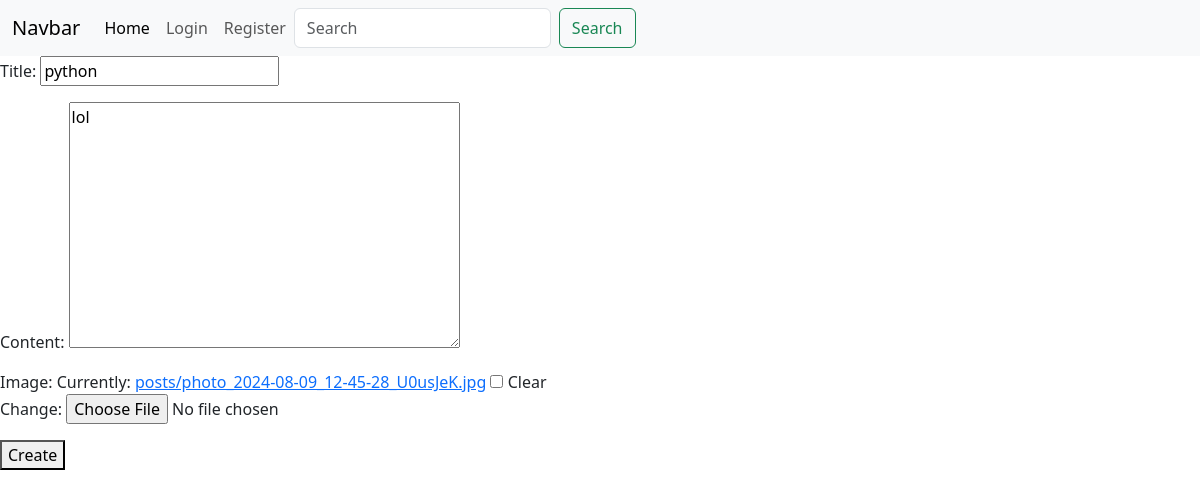
/api/v1/posts/posts/10/update/, run on an earlier commit of the app's database.
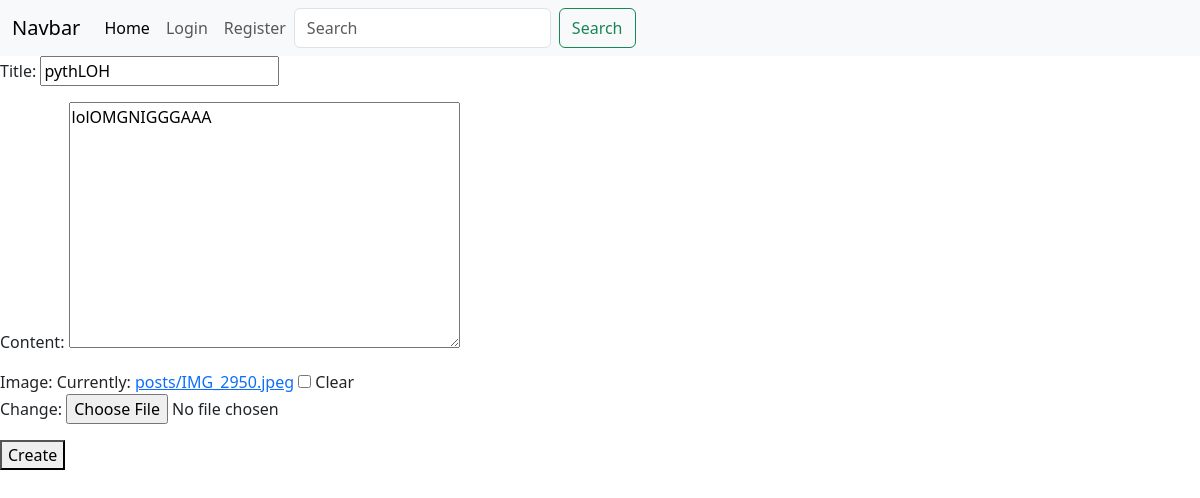
And on a later commit of the database.
### posts/models.py (models this page shows, shortened)
class Post(models.Model):
    author = models.ForeignKey(User, on_delete=models.CASCADE, related_name='posts', null=True)
    image = models.ImageField(blank=True, null=True, upload_to='posts')
    title = models.CharField(max_length=200)
    content = models.TextField(null=True, blank=True)
    rate = models.IntegerField(default=0)
    created_at = models.DateTimeField(auto_now_add=True, null=True, blank=True)
    updated_at = models.DateTimeField(auto_now=True, null=True, blank=True)
    category = models.ForeignKey(
        Category, on_delete=models.CASCADE, null=True, blank=True, related_name='posts'
    )
    tag = models.ManyToManyField(Tag, related_name='posts', null=True, blank=True)

### posts/views.py (the view, shortened to what this page needs)
# urls.py: path('posts/<int:post_id>/update/', post_update_view, name='post_update'),
def post_update_view(request, post_id):
    post = Post.objects.get(id=post_id)
    if request.method == 'GET':
        form = PostForm2(instance=post)
        return render(request, 'post/post_update.html', context={'form': form})

### posts/forms.py (shortened to what this page needs)
class PostForm2(forms.ModelForm):
    class Meta:
        model = Post
        fields = ['title', 'content', 'image']

### templates/post/post_update.html (shortened to what this page needs)
{%extends 'base.html'%}
{%block content%}
<form action="" method="post" enctype="multipart/form-data">
    {{form.as_p}}
    <button type="submit">Create</button>
</form>
{%endblock%}

### templates/base.html (shortened to what this page needs)
<!DOCTYPE html>
<html lang="en">
<head>
    <link rel="stylesheet" href="https://cdn.jsdelivr.net/npm/bootstrap@5.3.3/dist/css/bootstrap.min.css">
    <nav class="navbar navbar-expand-lg bg-body-tertiary">
  <div class="container-fluid">
    <a class="navbar-brand" href="#">Navbar</a>
    <div class="collapse navbar-collapse" id="navbarSupportedContent">
      <ul class="navbar-nav me-auto mb-2 mb-lg-0">
        <li class="nav-item">
          <a class="nav-link active" aria-current="page" href="/">Home</a>
        </li>
        {% if request.user.is_authenticated%}
        <li class="nav-item">
          <a class="nav-link" href="/api/v1/parsing/films/">Films</a>
        </li>
        <li class="nav-item">
          <a class="nav-link" href="/api/v1/posts/posts/">Posts</a>
        </li>
        <li class="nav-item">
          <a class="nav-link" href="/api/v1/posts/posts/create/">Create Post</a>
        </li>
        <li class="nav-item">
          <a class="nav-link" href="/api/v1/user/profile/">Profile</a>
        </li>
        <li class="nav-item">
          <a class="nav-link" href="/api/v1/user/logout/">Logout</a>
        </li>
        {%else%}
        <li class="nav-item">
          <a class="nav-link" href="/api/v1/user/login/">Login</a>
        </li>
        <li class="nav-item">
          <a class="nav-link" href="/api/v1/user/register/">Register</a>
        </li>
        {%endif%}
      <form class="d-flex" role="search">
        <input class="form-control me-2" type="search" placeholder="Search" aria-label="Search">
        <button class="btn btn-outline-success" type="submit">Search</button>
      </form>
    </div>
  </div>
</nav>
</head>
{%block content%}
{%endblock%}
</html>

What changed in the data, as far as the page shows it:
changed Post: title "python" → "pythLOH"; content "lol" → "lolOMGNIGGGAAA"
Also different on the page:
text no longer shown: "Title: Content: Image: Currently: posts/photo_2024-08-09_12-45-28_U0usJeK.jpg Clear Change:"
text now shown: "Title: Content: Image: Currently: posts/IMG_2950.jpeg Clear Change:"
